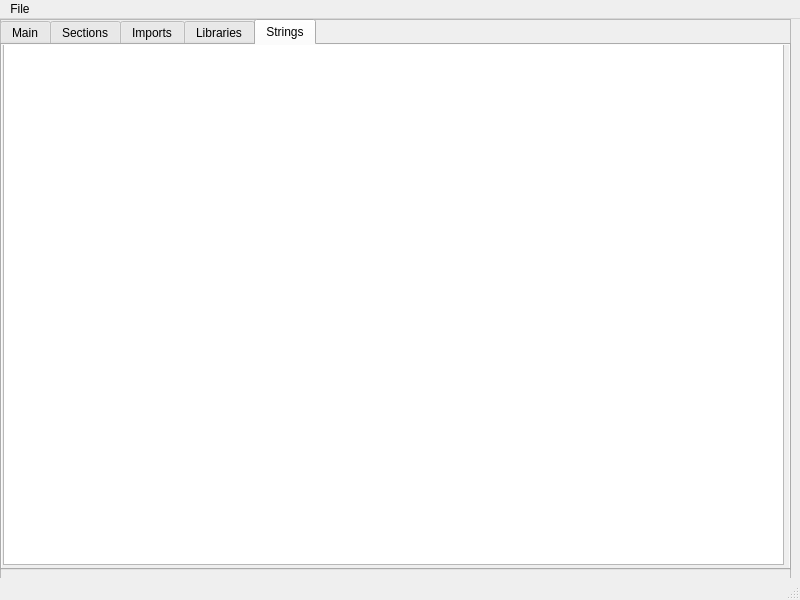
<?xml version="1.0" encoding="UTF-8"?>
<ui version="4.0">
 <class>Framework</class>
 <widget class="QMainWindow" name="Framework">
  <property name="geometry">
   <rect>
    <x>0</x>
    <y>0</y>
    <width>800</width>
    <height>600</height>
   </rect>
  </property>
  <property name="windowTitle">
   <string>Framework</string>
  </property>
  <widget class="QWidget" name="centralwidget">
   <widget class="QFrame" name="frame">
    <property name="geometry">
     <rect>
      <x>0</x>
      <y>0</y>
      <width>791</width>
      <height>581</height>
     </rect>
    </property>
    <property name="frameShape">
     <enum>QFrame::StyledPanel</enum>
    </property>
    <property name="frameShadow">
     <enum>QFrame::Raised</enum>
    </property>
    <widget class="QWidget" name="verticalLayoutWidget">
     <property name="geometry">
      <rect>
       <x>0</x>
       <y>0</y>
       <width>791</width>
       <height>551</height>
      </rect>
     </property>
     <layout class="QVBoxLayout" name="verticalLayout">
      <item>
       <widget class="QTabWidget" name="tabWidget">
        <property name="currentIndex">
         <number>4</number>
        </property>
        <widget class="QWidget" name="mainTab">
         <attribute name="title">
          <string>Main</string>
         </attribute>
         <widget class="QFrame" name="mainFrame">
          <property name="geometry">
           <rect>
            <x>0</x>
            <y>0</y>
            <width>781</width>
            <height>521</height>
           </rect>
          </property>
          <property name="frameShape">
           <enum>QFrame::StyledPanel</enum>
          </property>
          <property name="frameShadow">
           <enum>QFrame::Raised</enum>
          </property>
          <widget class="QWidget" name="verticalLayoutWidget_2">
           <property name="geometry">
            <rect>
             <x>10</x>
             <y>10</y>
             <width>771</width>
             <height>511</height>
            </rect>
           </property>
           <layout class="QFormLayout" name="formLayout_2">
            <item row="0" column="0">
             <widget class="QLabel" name="label">
              <property name="font">
               <font>
                <bold>true</bold>
               </font>
              </property>
              <property name="text">
               <string>Filename:</string>
              </property>
             </widget>
            </item>
            <item row="0" column="1">
             <widget class="QLineEdit" name="lineEdit">
              <property name="readOnly">
               <bool>true</bool>
              </property>
             </widget>
            </item>
            <item row="1" column="0">
             <widget class="QLabel" name="label_2">
              <property name="font">
               <font>
                <bold>true</bold>
               </font>
              </property>
              <property name="text">
               <string>File size:</string>
              </property>
             </widget>
            </item>
            <item row="1" column="1">
             <widget class="QLineEdit" name="lineEdit_2">
              <property name="readOnly">
               <bool>true</bool>
              </property>
             </widget>
            </item>
            <item row="2" column="0">
             <widget class="QLabel" name="label_3">
              <property name="font">
               <font>
                <bold>true</bold>
               </font>
              </property>
              <property name="text">
               <string>Addressable space:</string>
              </property>
             </widget>
            </item>
            <item row="2" column="1">
             <widget class="QLineEdit" name="lineEdit_3">
              <property name="readOnly">
               <bool>true</bool>
              </property>
             </widget>
            </item>
            <item row="3" column="0">
             <widget class="QLabel" name="label_4">
              <property name="font">
               <font>
                <bold>true</bold>
               </font>
              </property>
              <property name="text">
               <string>MD5:</string>
              </property>
             </widget>
            </item>
            <item row="4" column="0">
             <widget class="QLabel" name="label_5">
              <property name="font">
               <font>
                <bold>true</bold>
               </font>
              </property>
              <property name="text">
               <string>SHA1: </string>
              </property>
             </widget>
            </item>
            <item row="5" column="0">
             <widget class="QLabel" name="label_6">
              <property name="font">
               <font>
                <bold>true</bold>
               </font>
              </property>
              <property name="text">
               <string>SHA256: </string>
              </property>
             </widget>
            </item>
            <item row="3" column="1">
             <widget class="QLineEdit" name="lineEdit_4">
              <property name="readOnly">
               <bool>true</bool>
              </property>
             </widget>
            </item>
            <item row="4" column="1">
             <widget class="QLineEdit" name="lineEdit_5">
              <property name="readOnly">
               <bool>true</bool>
              </property>
             </widget>
            </item>
            <item row="5" column="1">
             <widget class="QLineEdit" name="lineEdit_6">
              <property name="readOnly">
               <bool>true</bool>
              </property>
             </widget>
            </item>
           </layout>
          </widget>
         </widget>
        </widget>
        <widget class="QWidget" name="sectionTab">
         <attribute name="title">
          <string>Sections</string>
         </attribute>
        </widget>
        <widget class="QWidget" name="importTab">
         <attribute name="title">
          <string>Imports</string>
         </attribute>
        </widget>
        <widget class="QWidget" name="libraryTab">
         <attribute name="title">
          <string>Libraries</string>
         </attribute>
        </widget>
        <widget class="QWidget" name="stringTab">
         <attribute name="title">
          <string>Strings</string>
         </attribute>
         <widget class="QScrollArea" name="stringScroll">
          <property name="geometry">
           <rect>
            <x>-180</x>
            <y>-12</y>
            <width>991</width>
            <height>551</height>
           </rect>
          </property>
          <property name="widgetResizable">
           <bool>true</bool>
          </property>
          <widget class="QWidget" name="stringScrollContents">
           <property name="geometry">
            <rect>
             <x>0</x>
             <y>0</y>
             <width>989</width>
             <height>549</height>
            </rect>
           </property>
           <widget class="QTextEdit" name="stringsBox">
            <property name="geometry">
             <rect>
              <x>180</x>
              <y>10</y>
              <width>781</width>
              <height>521</height>
             </rect>
            </property>
            <property name="readOnly">
             <bool>true</bool>
            </property>
           </widget>
          </widget>
         </widget>
        </widget>
       </widget>
      </item>
     </layout>
    </widget>
   </widget>
  </widget>
  <widget class="QMenuBar" name="menubar">
   <property name="geometry">
    <rect>
     <x>0</x>
     <y>0</y>
     <width>800</width>
     <height>23</height>
    </rect>
   </property>
   <widget class="QMenu" name="fileButton">
    <property name="title">
     <string>File</string>
    </property>
    <addaction name="openButton"/>
   </widget>
   <addaction name="fileButton"/>
  </widget>
  <widget class="QStatusBar" name="statusbar"/>
  <action name="openButton">
   <property name="text">
    <string>Open</string>
   </property>
  </action>
 </widget>
 <resources/>
 <connections/>
</ui>
